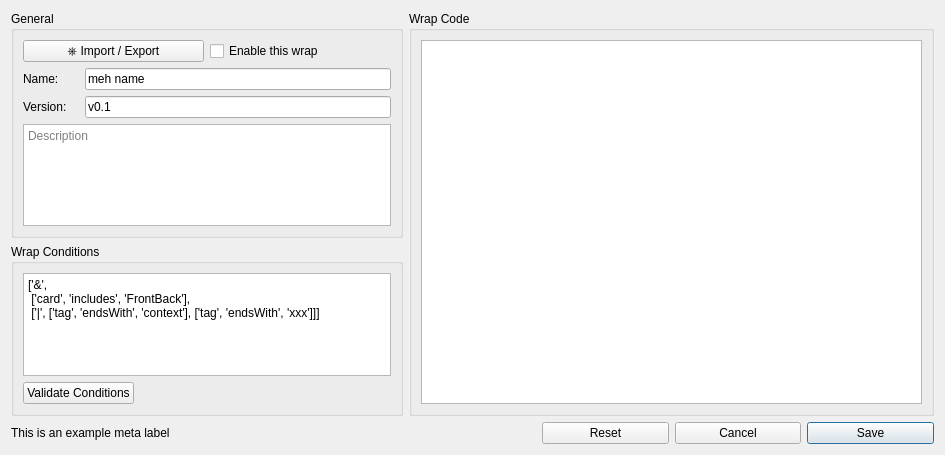
<?xml version="1.0" encoding="UTF-8"?>
<ui version="4.0">
 <class>TWWrapConfig</class>
 <widget class="QWidget" name="TWWrapConfig">
  <property name="geometry">
   <rect>
    <x>0</x>
    <y>0</y>
    <width>945</width>
    <height>455</height>
   </rect>
  </property>
  <property name="windowTitle">
   <string>Form</string>
  </property>
  <layout class="QGridLayout" name="gridLayout_2">
   <item row="0" column="3" rowspan="2" colspan="4">
    <widget class="QGroupBox" name="statementsForInsertion">
     <property name="toolTip">
      <string>&lt;html&gt;&lt;head/&gt;&lt;body&gt;&lt;p&gt;Every iteration has a default style with the name &amp;quot;default&amp;quot;. If no other style is applied, and no rule is applicable, the &amp;quot;default&amp;quot; style will be used.&lt;/p&gt;&lt;/body&gt;&lt;/html&gt;</string>
     </property>
     <property name="title">
      <string>Wrap Code</string>
     </property>
     <layout class="QGridLayout" name="gridLayout_4">
      <item row="0" column="0" colspan="2">
       <widget class="QPlainTextEdit" name="codeTextEdit"/>
      </item>
     </layout>
    </widget>
   </item>
   <item row="0" column="0" colspan="3">
    <widget class="QGroupBox" name="generalOptions">
     <property name="toolTip">
      <string>&lt;html&gt;&lt;head/&gt;&lt;body&gt;&lt;p&gt;The input syntax of the iteration. This will be used to detect sets in the card content.&lt;/p&gt;&lt;/body&gt;&lt;/html&gt;</string>
     </property>
     <property name="title">
      <string>General</string>
     </property>
     <layout class="QGridLayout" name="gridLayout">
      <item row="2" column="0">
       <widget class="QLabel" name="nameLabel">
        <property name="text">
         <string>Name:</string>
        </property>
       </widget>
      </item>
      <item row="4" column="0" colspan="6">
       <widget class="QPlainTextEdit" name="descriptionTextEdit">
        <property name="placeholderText">
         <string>Description</string>
        </property>
       </widget>
      </item>
      <item row="1" column="3" colspan="2">
       <widget class="QCheckBox" name="enableWrapCheckBox">
        <property name="toolTip">
         <string>&lt;html&gt;&lt;head/&gt;&lt;body&gt;&lt;p&gt;Advanced feature. Check this if you want to treat the content of the &amp;quot;Open Delimiter&amp;quot;, &amp;quot;Close Delimiter&amp;quot;, and &amp;quot;Field separator&amp;quot; as regular expressions.&lt;/p&gt;&lt;/body&gt;&lt;/html&gt;</string>
        </property>
        <property name="text">
         <string>Enable this wrap</string>
        </property>
       </widget>
      </item>
      <item row="1" column="0" colspan="3">
       <widget class="QPushButton" name="importButton">
        <property name="text">
         <string>⎈ Import / Export</string>
        </property>
       </widget>
      </item>
      <item row="2" column="1" colspan="5">
       <widget class="QLineEdit" name="nameLineEdit">
        <property name="text">
         <string>meh name</string>
        </property>
       </widget>
      </item>
      <item row="3" column="0">
       <widget class="QLabel" name="label">
        <property name="text">
         <string>Version:</string>
        </property>
       </widget>
      </item>
      <item row="3" column="1" colspan="5">
       <widget class="QLineEdit" name="versionLineEdit">
        <property name="text">
         <string>v0.1</string>
        </property>
       </widget>
      </item>
     </layout>
    </widget>
   </item>
   <item row="5" column="6">
    <widget class="QPushButton" name="saveButton">
     <property name="text">
      <string>Save</string>
     </property>
     <property name="autoDefault">
      <bool>true</bool>
     </property>
     <property name="default">
      <bool>true</bool>
     </property>
    </widget>
   </item>
   <item row="5" column="5">
    <widget class="QPushButton" name="cancelButton">
     <property name="text">
      <string>Cancel</string>
     </property>
    </widget>
   </item>
   <item row="5" column="0" colspan="4">
    <widget class="QLabel" name="metaLabel">
     <property name="text">
      <string>This is an example meta label</string>
     </property>
     <property name="wordWrap">
      <bool>true</bool>
     </property>
    </widget>
   </item>
   <item row="1" column="0" colspan="3">
    <widget class="QGroupBox" name="wrapConditions">
     <property name="toolTip">
      <string>&lt;html&gt;&lt;head/&gt;&lt;body&gt;&lt;p&gt;The input syntax of the iteration. This will be used to detect sets in the card content.&lt;/p&gt;&lt;/body&gt;&lt;/html&gt;</string>
     </property>
     <property name="title">
      <string>Wrap Conditions</string>
     </property>
     <layout class="QGridLayout" name="gridLayout_3">
      <item row="0" column="1" colspan="2">
       <widget class="QPlainTextEdit" name="conditionsTextEdit">
        <property name="plainText">
         <string>['&amp;',
 ['card', 'includes', 'FrontBack'],
 ['|', ['tag', 'endsWith', 'context'], ['tag', 'endsWith', 'xxx']]]</string>
        </property>
       </widget>
      </item>
      <item row="1" column="1">
       <widget class="QPushButton" name="validateButton">
        <property name="text">
         <string>Validate Conditions</string>
        </property>
       </widget>
      </item>
      <item row="1" column="2">
       <spacer name="horizontalSpacer_3">
        <property name="orientation">
         <enum>Qt::Horizontal</enum>
        </property>
        <property name="sizeHint" stdset="0">
         <size>
          <width>40</width>
          <height>20</height>
         </size>
        </property>
       </spacer>
      </item>
     </layout>
    </widget>
   </item>
   <item row="5" column="4">
    <widget class="QPushButton" name="resetButton">
     <property name="enabled">
      <bool>true</bool>
     </property>
     <property name="text">
      <string>Reset</string>
     </property>
     <property name="default">
      <bool>false</bool>
     </property>
     <property name="flat">
      <bool>false</bool>
     </property>
    </widget>
   </item>
  </layout>
 </widget>
 <resources/>
 <connections/>
</ui>
